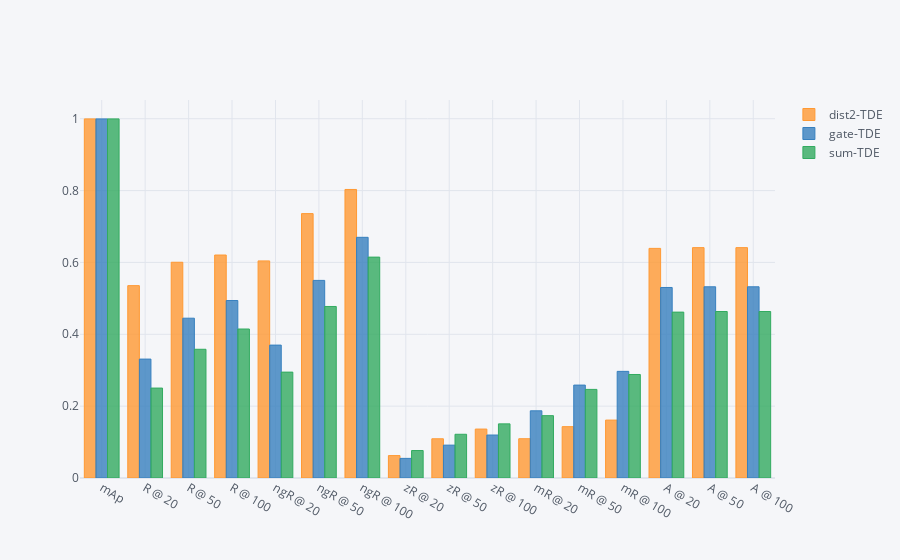

Notebook cell for this chart:
### Code cell
fig = _df.iplot(kind="bar", x=keys, categories='label')

### Figure 1 — Plotly figure (JSON) as saved in the notebook; plotly's stock layout.template omitted (floating-point values rounded to 4 significant figures)
{"data": [{"marker": {"color": "rgba(255, 153, 51, 0.8)", "line": {"color": "rgba(255, 153, 51, 1.0)", "width": 1}}, "name": "dist2-TDE", "orientation": "v", "text": "", "type": "bar", "x": ["mAp", "R @ 20", "R @ 50", "R @ 100", "ngR @ 20", "ngR @ 50", "ngR @ 100", "zR @ 20", "zR @ 50", "zR @ 100", "mR @ 20", "mR @ 50", "mR @ 100", "A @ 20", "A @ 50", "A @ 100"], "y": ["0.9995", "0.5354", "0.6005", "0.6206", "0.6042", "0.7359", "0.8031", "0.0624", "0.1092", "0.1362", "0.1093", "0.1429", "0.1612", "0.6391", "0.6412", "0.6412"]}, {"marker": {"color": "rgba(55, 128, 191, 0.8)", "line": {"color": "rgba(55, 128, 191, 1.0)", "width": 1}}, "name": "gate-TDE", "orientation": "v", "text": "", "type": "bar", "x": ["mAp", "R @ 20", "R @ 50", "R @ 100", "ngR @ 20", "ngR @ 50", "ngR @ 100", "zR @ 20", "zR @ 50", "zR @ 100", "mR @ 20", "mR @ 50", "mR @ 100", "A @ 20", "A @ 50", "A @ 100"], "y": ["0.9995", "0.3310", "0.4448", "0.4940", "0.3699", "0.5500", "0.6699", "0.0546", "0.0915", "0.1196", "0.1870", "0.2586", "0.2968", "0.5303", "0.5322", "0.5322"]}, {"marker": {"color": "rgba(50, 171, 96, 0.8)", "line": {"color": "rgba(50, 171, 96, 1.0)", "width": 1}}, "name": "sum-TDE", "orientation": "v", "text": "", "type": "bar", "x": ["mAp", "R @ 20", "R @ 50", "R @ 100", "ngR @ 20", "ngR @ 50", "ngR @ 100", "zR @ 20", "zR @ 50", "zR @ 100", "mR @ 20", "mR @ 50", "mR @ 100", "A @ 20", "A @ 50", "A @ 100"], "y": ["0.9995", "0.2503", "0.3583", "0.4147", "0.2947", "0.4774", "0.6148", "0.0765", "0.1217", "0.1507", "0.1735", "0.2466", "0.2881", "0.4617", "0.4634", "0.4634"]}], "layout": {"legend": {"bgcolor": "#F5F6F9", "font": {"color": "#4D5663"}}, "paper_bgcolor": "#F5F6F9", "plot_bgcolor": "#F5F6F9", "title": {"font": {"color": "#4D5663"}}, "xaxis": {"gridcolor": "#E1E5ED", "showgrid": true, "tickfont": {"color": "#4D5663"}, "title": {"font": {"color": "#4D5663"}, "text": ""}, "zerolinecolor": "#E1E5ED"}, "yaxis": {"gridcolor": "#E1E5ED", "showgrid": true, "tickfont": {"color": "#4D5663"}, "title": {"font": {"color": "#4D5663"}, "text": ""}, "zerolinecolor": "#E1E5ED"}}}
